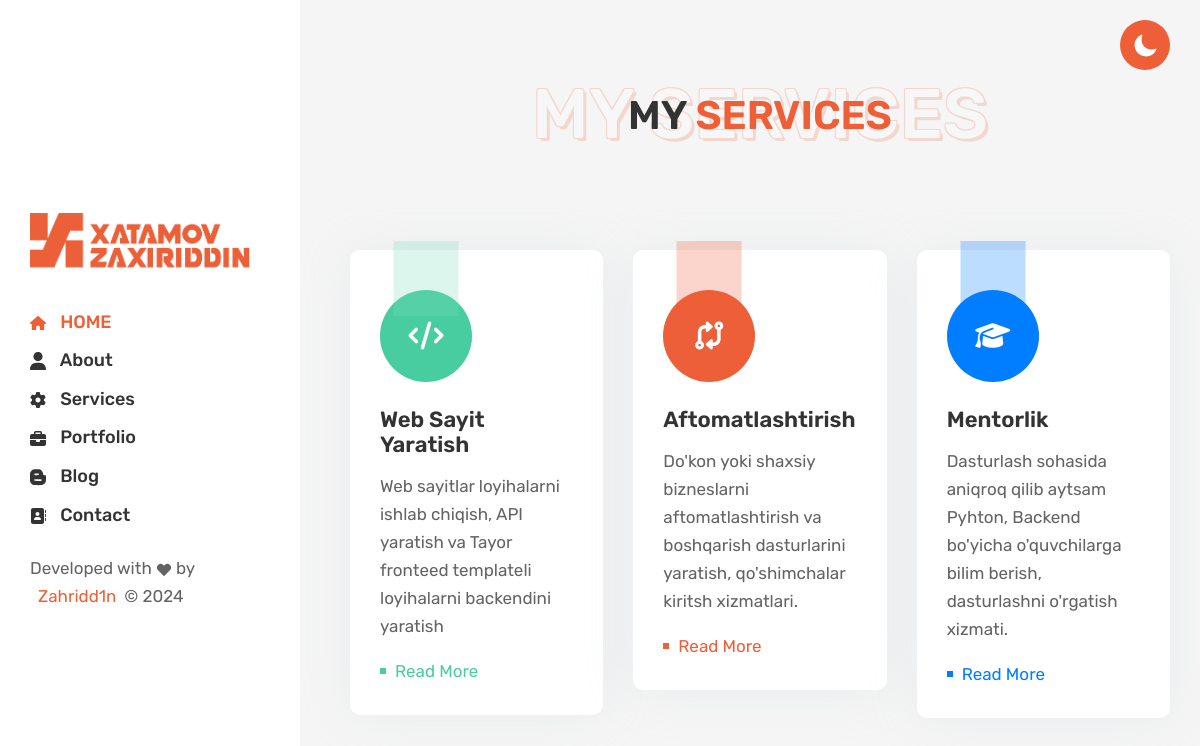
The app's page /service/ with its own data.
### main/models.py (models this page shows, shortened)
class Services(models.Model):
    icon = models.CharField(max_length=255, null=True, blank=True)  # font awsame yoki boshqasidan iconka clasi yoziladi
    title = models.CharField(max_length=155)
    body = models.CharField(max_length=255)

### main/views.py (the view)
# urls.py: path('service/', views.service, name='service'),
def service(request):
    services = models.Services.objects.all()
    context = {
        'services': services,
    }
    return render(request, 'front/services.html', context)

### templates/front/services.html (shortened to what this page needs)
{% extends 'front/base.html' %}
{% block content %}
    <main class="main__content_wrapper">
        <div class="inner__page--content__style3">
            <div class="page__content--style3__padding">
                <div class="page__heading style3">
                    <h1 class="page__heading--title">MY SERVICES</h1>
                    <h2 class="page__heading--subtitle">MY <span>SERVICES</span></h2>
                </div>
                <section class="services__section section--padding">
                    <div class="services__section--inner">
                        <div class="row mb--n30">
                            {% for service in services %}
                                {% if forloop.counter == 1 %}
                                    <div class="col-lg-4 col-md-6 col-sm-6 mb-30">
                                        <div class="services__card">
                                            <span class="services__card--icon color1 mb-25">
                                            </span>
                                            <div class="services__card--content">
                                                <h3 class="services__card--title mb-15">{{service.title}}</h3>
                                                <p class="services__card--desc mb-20">{{service.body}}</p>
                                                <a class="services__card--link color1" href="#">Read More</a>
                                            </div>
                                        </div>
                                    </div>
                                {% elif forloop.counter == 2 %}
                                    <div class="col-lg-4 col-md-6 col-sm-6 mb-30">
                                        <div class="services__card">
                                            <span class="services__card--icon color2 mb-25">
                                            </span>
                                            <div class="services__card--content">
                                                <h3 class="services__card--title mb-15">{{service.title}}</h3>
                                                <p class="services__card--desc mb-20">{{service.body}}</p>
                                                <a class="services__card--link color2" href="#">Read More</a>
                                            </div>
                                        </div>
                                    </div>
                                {% else %}
                                    <div class="col-lg-4 col-md-6 col-sm-6 mb-30">
                                        <div class="services__card">
                                            <span class="services__card--icon color3 mb-25">
                                            </span>
                                            <div class="services__card--content">
                                                <h3 class="services__card--title mb-15">{{service.title}}</h3>
                                                <p class="services__card--desc mb-20">{{service.body}}</p>
                                                <a class="services__card--link color3" href="#">Read More</a>
                                            </div>
                                        </div>
                                    </div>
                                {% endif %}
                            {% endfor %}
                        </div>
                    </div>
                </section>
        </div>
    </main>
    {% endblock %}

### records on screen
Services: title "Web Sayit Yaratish", body "Web sayitlar loyihalarni ishlab chiqish, API yaratish va Tayor fronteed templateli loyihalarni backendini yaratish"
Services: title "Aftomatlashtirish", body "Do'kon yoki shaxsiy bizneslarni aftomatlashtirish va boshqarish dasturlarini yaratish, qo'shimchalar kiritsh xizmatlari."
Services: title "Mentorlik", body "Dasturlash sohasida aniqroq qilib aytsam Pyhton, Backend bo'yicha o'quvchilarga bilim berish, dasturlashni o'rgatish xizmati."
